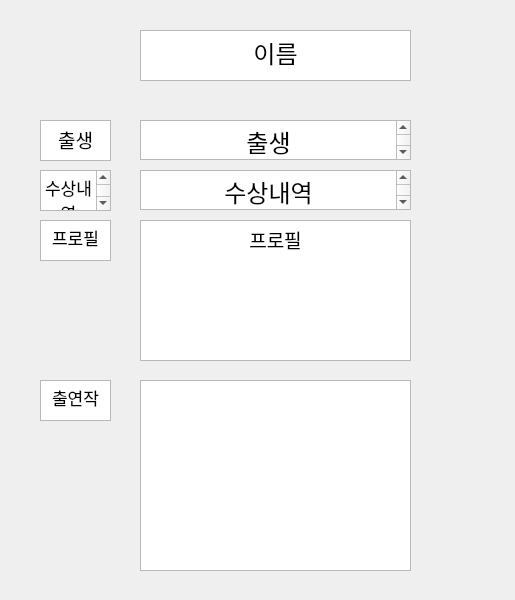
<?xml version="1.0" encoding="UTF-8"?>
<ui version="4.0">
 <class>Dialog</class>
 <widget class="QDialog" name="Dialog">
  <property name="geometry">
   <rect>
    <x>0</x>
    <y>0</y>
    <width>515</width>
    <height>600</height>
   </rect>
  </property>
  <property name="windowTitle">
   <string>Dialog</string>
  </property>
  <widget class="QTextEdit" name="textEdit_act_profile">
   <property name="geometry">
    <rect>
     <x>140</x>
     <y>220</y>
     <width>271</width>
     <height>141</height>
    </rect>
   </property>
   <property name="readOnly">
    <bool>true</bool>
   </property>
   <property name="html">
    <string>&lt;!DOCTYPE HTML PUBLIC &quot;-//W3C//DTD HTML 4.0//EN&quot; &quot;http://www.w3.org/TR/REC-html40/strict.dtd&quot;&gt;
&lt;html&gt;&lt;head&gt;&lt;meta name=&quot;qrichtext&quot; content=&quot;1&quot; /&gt;&lt;style type=&quot;text/css&quot;&gt;
p, li { white-space: pre-wrap; }
&lt;/style&gt;&lt;/head&gt;&lt;body style=&quot; font-family:'.AppleSystemUIFont'; font-size:13pt; font-weight:400; font-style:normal;&quot;&gt;
&lt;p align=&quot;center&quot; style=&quot; margin-top:0px; margin-bottom:0px; margin-left:0px; margin-right:0px; -qt-block-indent:0; text-indent:0px;&quot;&gt;&lt;span style=&quot; font-size:14pt;&quot;&gt;프로필&lt;/span&gt;&lt;/p&gt;&lt;/body&gt;&lt;/html&gt;</string>
   </property>
  </widget>
  <widget class="QTextEdit" name="textEdit_act_name">
   <property name="geometry">
    <rect>
     <x>140</x>
     <y>30</y>
     <width>271</width>
     <height>51</height>
    </rect>
   </property>
   <property name="readOnly">
    <bool>true</bool>
   </property>
   <property name="html">
    <string>&lt;!DOCTYPE HTML PUBLIC &quot;-//W3C//DTD HTML 4.0//EN&quot; &quot;http://www.w3.org/TR/REC-html40/strict.dtd&quot;&gt;
&lt;html&gt;&lt;head&gt;&lt;meta name=&quot;qrichtext&quot; content=&quot;1&quot; /&gt;&lt;style type=&quot;text/css&quot;&gt;
p, li { white-space: pre-wrap; }
&lt;/style&gt;&lt;/head&gt;&lt;body style=&quot; font-family:'.AppleSystemUIFont'; font-size:13pt; font-weight:400; font-style:normal;&quot;&gt;
&lt;p align=&quot;center&quot; style=&quot; margin-top:0px; margin-bottom:0px; margin-left:0px; margin-right:0px; -qt-block-indent:0; text-indent:0px;&quot;&gt;&lt;span style=&quot; font-size:18pt;&quot;&gt;이름&lt;/span&gt;&lt;/p&gt;&lt;/body&gt;&lt;/html&gt;</string>
   </property>
  </widget>
  <widget class="QTextEdit" name="textEdit_act_birth">
   <property name="geometry">
    <rect>
     <x>140</x>
     <y>120</y>
     <width>271</width>
     <height>40</height>
    </rect>
   </property>
   <property name="readOnly">
    <bool>true</bool>
   </property>
   <property name="html">
    <string>&lt;!DOCTYPE HTML PUBLIC &quot;-//W3C//DTD HTML 4.0//EN&quot; &quot;http://www.w3.org/TR/REC-html40/strict.dtd&quot;&gt;
&lt;html&gt;&lt;head&gt;&lt;meta name=&quot;qrichtext&quot; content=&quot;1&quot; /&gt;&lt;style type=&quot;text/css&quot;&gt;
p, li { white-space: pre-wrap; }
&lt;/style&gt;&lt;/head&gt;&lt;body style=&quot; font-family:'.AppleSystemUIFont'; font-size:13pt; font-weight:400; font-style:normal;&quot;&gt;
&lt;p align=&quot;center&quot; style=&quot; margin-top:0px; margin-bottom:0px; margin-left:0px; margin-right:0px; -qt-block-indent:0; text-indent:0px;&quot;&gt;&lt;span style=&quot; font-size:18pt;&quot;&gt;출생&lt;/span&gt;&lt;/p&gt;&lt;/body&gt;&lt;/html&gt;</string>
   </property>
  </widget>
  <widget class="QTextEdit" name="textEdit_act_awards">
   <property name="geometry">
    <rect>
     <x>140</x>
     <y>170</y>
     <width>271</width>
     <height>40</height>
    </rect>
   </property>
   <property name="readOnly">
    <bool>true</bool>
   </property>
   <property name="html">
    <string>&lt;!DOCTYPE HTML PUBLIC &quot;-//W3C//DTD HTML 4.0//EN&quot; &quot;http://www.w3.org/TR/REC-html40/strict.dtd&quot;&gt;
&lt;html&gt;&lt;head&gt;&lt;meta name=&quot;qrichtext&quot; content=&quot;1&quot; /&gt;&lt;style type=&quot;text/css&quot;&gt;
p, li { white-space: pre-wrap; }
&lt;/style&gt;&lt;/head&gt;&lt;body style=&quot; font-family:'.AppleSystemUIFont'; font-size:13pt; font-weight:400; font-style:normal;&quot;&gt;
&lt;p align=&quot;center&quot; style=&quot; margin-top:0px; margin-bottom:0px; margin-left:0px; margin-right:0px; -qt-block-indent:0; text-indent:0px;&quot;&gt;&lt;span style=&quot; font-size:18pt;&quot;&gt;수상내역&lt;/span&gt;&lt;/p&gt;&lt;/body&gt;&lt;/html&gt;</string>
   </property>
  </widget>
  <widget class="QTextEdit" name="textEdit_3">
   <property name="geometry">
    <rect>
     <x>40</x>
     <y>220</y>
     <width>71</width>
     <height>41</height>
    </rect>
   </property>
   <property name="readOnly">
    <bool>true</bool>
   </property>
   <property name="html">
    <string>&lt;!DOCTYPE HTML PUBLIC &quot;-//W3C//DTD HTML 4.0//EN&quot; &quot;http://www.w3.org/TR/REC-html40/strict.dtd&quot;&gt;
&lt;html&gt;&lt;head&gt;&lt;meta name=&quot;qrichtext&quot; content=&quot;1&quot; /&gt;&lt;style type=&quot;text/css&quot;&gt;
p, li { white-space: pre-wrap; }
&lt;/style&gt;&lt;/head&gt;&lt;body style=&quot; font-family:'.AppleSystemUIFont'; font-size:13pt; font-weight:400; font-style:normal;&quot;&gt;
&lt;p align=&quot;center&quot; style=&quot; margin-top:0px; margin-bottom:0px; margin-left:0px; margin-right:0px; -qt-block-indent:0; text-indent:0px;&quot;&gt;프로필&lt;/p&gt;&lt;/body&gt;&lt;/html&gt;</string>
   </property>
  </widget>
  <widget class="QTextEdit" name="textEdit_2">
   <property name="geometry">
    <rect>
     <x>40</x>
     <y>170</y>
     <width>71</width>
     <height>41</height>
    </rect>
   </property>
   <property name="readOnly">
    <bool>true</bool>
   </property>
   <property name="html">
    <string>&lt;!DOCTYPE HTML PUBLIC &quot;-//W3C//DTD HTML 4.0//EN&quot; &quot;http://www.w3.org/TR/REC-html40/strict.dtd&quot;&gt;
&lt;html&gt;&lt;head&gt;&lt;meta name=&quot;qrichtext&quot; content=&quot;1&quot; /&gt;&lt;style type=&quot;text/css&quot;&gt;
p, li { white-space: pre-wrap; }
&lt;/style&gt;&lt;/head&gt;&lt;body style=&quot; font-family:'.AppleSystemUIFont'; font-size:13pt; font-weight:400; font-style:normal;&quot;&gt;
&lt;p align=&quot;center&quot; style=&quot; margin-top:0px; margin-bottom:0px; margin-left:0px; margin-right:0px; -qt-block-indent:0; text-indent:0px;&quot;&gt;수상내역&lt;/p&gt;&lt;/body&gt;&lt;/html&gt;</string>
   </property>
  </widget>
  <widget class="QTextEdit" name="textEdit">
   <property name="geometry">
    <rect>
     <x>40</x>
     <y>120</y>
     <width>71</width>
     <height>41</height>
    </rect>
   </property>
   <property name="readOnly">
    <bool>true</bool>
   </property>
   <property name="html">
    <string>&lt;!DOCTYPE HTML PUBLIC &quot;-//W3C//DTD HTML 4.0//EN&quot; &quot;http://www.w3.org/TR/REC-html40/strict.dtd&quot;&gt;
&lt;html&gt;&lt;head&gt;&lt;meta name=&quot;qrichtext&quot; content=&quot;1&quot; /&gt;&lt;style type=&quot;text/css&quot;&gt;
p, li { white-space: pre-wrap; }
&lt;/style&gt;&lt;/head&gt;&lt;body style=&quot; font-family:'.AppleSystemUIFont'; font-size:13pt; font-weight:400; font-style:normal;&quot;&gt;
&lt;p align=&quot;center&quot; style=&quot; margin-top:0px; margin-bottom:0px; margin-left:0px; margin-right:0px; -qt-block-indent:0; text-indent:0px;&quot;&gt;&lt;span style=&quot; font-size:14pt;&quot;&gt;출생&lt;/span&gt;&lt;/p&gt;&lt;/body&gt;&lt;/html&gt;</string>
   </property>
  </widget>
  <widget class="QTextEdit" name="textEdit_4">
   <property name="geometry">
    <rect>
     <x>40</x>
     <y>380</y>
     <width>71</width>
     <height>41</height>
    </rect>
   </property>
   <property name="html">
    <string>&lt;!DOCTYPE HTML PUBLIC &quot;-//W3C//DTD HTML 4.0//EN&quot; &quot;http://www.w3.org/TR/REC-html40/strict.dtd&quot;&gt;
&lt;html&gt;&lt;head&gt;&lt;meta name=&quot;qrichtext&quot; content=&quot;1&quot; /&gt;&lt;style type=&quot;text/css&quot;&gt;
p, li { white-space: pre-wrap; }
&lt;/style&gt;&lt;/head&gt;&lt;body style=&quot; font-family:'.AppleSystemUIFont'; font-size:13pt; font-weight:400; font-style:normal;&quot;&gt;
&lt;p align=&quot;center&quot; style=&quot; margin-top:0px; margin-bottom:0px; margin-left:0px; margin-right:0px; -qt-block-indent:0; text-indent:0px;&quot;&gt;출연작&lt;/p&gt;&lt;/body&gt;&lt;/html&gt;</string>
   </property>
  </widget>
  <widget class="QListWidget" name="listWidget_movieList">
   <property name="geometry">
    <rect>
     <x>140</x>
     <y>380</y>
     <width>271</width>
     <height>191</height>
    </rect>
   </property>
  </widget>
 </widget>
 <resources/>
 <connections/>
</ui>
